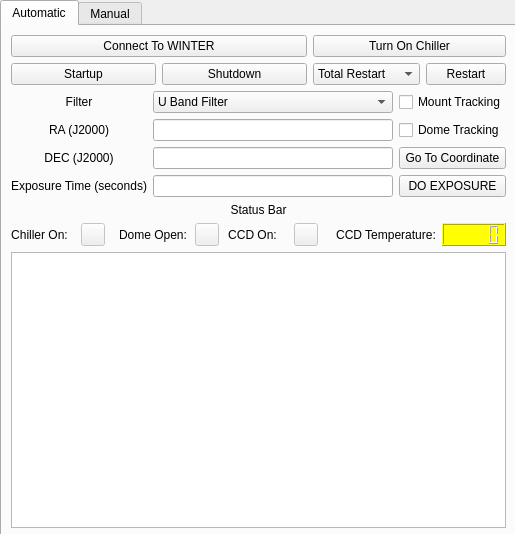
<?xml version="1.0" encoding="UTF-8"?>
<ui version="4.0">
 <class>Telescope_control</class>
 <widget class="QWidget" name="Telescope_control">
  <property name="geometry">
   <rect>
    <x>0</x>
    <y>0</y>
    <width>515</width>
    <height>534</height>
   </rect>
  </property>
  <property name="windowTitle">
   <string>Telescope_control</string>
  </property>
  <widget class="QTabWidget" name="tabs">
   <property name="geometry">
    <rect>
     <x>0</x>
     <y>0</y>
     <width>517</width>
     <height>539</height>
    </rect>
   </property>
   <property name="sizePolicy">
    <sizepolicy hsizetype="Maximum" vsizetype="Maximum">
     <horstretch>0</horstretch>
     <verstretch>0</verstretch>
    </sizepolicy>
   </property>
   <property name="currentIndex">
    <number>0</number>
   </property>
   <widget class="QWidget" name="Main">
    <attribute name="title">
     <string>Automatic</string>
    </attribute>
    <layout class="QVBoxLayout" name="verticalLayout">
     <item>
      <layout class="QGridLayout" name="gridLayout_2">
       <item row="2" column="1">
        <widget class="QPushButton" name="shutdown_button">
         <property name="focusPolicy">
          <enum>Qt::NoFocus</enum>
         </property>
         <property name="text">
          <string>Shutdown</string>
         </property>
        </widget>
       </item>
       <item row="2" column="2">
        <layout class="QHBoxLayout" name="horizontalLayout">
         <item>
          <widget class="QComboBox" name="restart_selection">
           <property name="focusPolicy">
            <enum>Qt::NoFocus</enum>
           </property>
           <item>
            <property name="text">
             <string>Total Restart</string>
            </property>
           </item>
           <item>
            <property name="text">
             <string>Mount Restart</string>
            </property>
           </item>
           <item>
            <property name="text">
             <string>Dome Restart</string>
            </property>
           </item>
          </widget>
         </item>
         <item>
          <widget class="QPushButton" name="restart_button">
           <property name="focusPolicy">
            <enum>Qt::NoFocus</enum>
           </property>
           <property name="text">
            <string>Restart</string>
           </property>
          </widget>
         </item>
        </layout>
       </item>
       <item row="2" column="0">
        <widget class="QPushButton" name="startup_button">
         <property name="focusPolicy">
          <enum>Qt::NoFocus</enum>
         </property>
         <property name="text">
          <string>Startup</string>
         </property>
        </widget>
       </item>
       <item row="0" column="0" colspan="2">
        <widget class="QPushButton" name="server_connect_button">
         <property name="focusPolicy">
          <enum>Qt::NoFocus</enum>
         </property>
         <property name="text">
          <string>Connect To WINTER</string>
         </property>
         <property name="checkable">
          <bool>true</bool>
         </property>
        </widget>
       </item>
       <item row="0" column="2">
        <widget class="QPushButton" name="chiller_button">
         <property name="focusPolicy">
          <enum>Qt::NoFocus</enum>
         </property>
         <property name="text">
          <string>Turn On Chiller</string>
         </property>
         <property name="checkable">
          <bool>true</bool>
         </property>
        </widget>
       </item>
      </layout>
     </item>
     <item>
      <layout class="QGridLayout" name="gridLayout">
       <item row="3" column="0">
        <widget class="QLabel" name="label_4">
         <property name="text">
          <string>Exposure Time (seconds)</string>
         </property>
         <property name="alignment">
          <set>Qt::AlignCenter</set>
         </property>
        </widget>
       </item>
       <item row="2" column="0">
        <widget class="QLabel" name="label_2">
         <property name="text">
          <string>DEC (J2000)</string>
         </property>
         <property name="alignment">
          <set>Qt::AlignCenter</set>
         </property>
        </widget>
       </item>
       <item row="2" column="2">
        <widget class="QPushButton" name="goto_button">
         <property name="focusPolicy">
          <enum>Qt::NoFocus</enum>
         </property>
         <property name="text">
          <string>Go To Coordinate</string>
         </property>
        </widget>
       </item>
       <item row="1" column="0">
        <widget class="QLabel" name="label">
         <property name="text">
          <string>RA (J2000)</string>
         </property>
         <property name="alignment">
          <set>Qt::AlignCenter</set>
         </property>
        </widget>
       </item>
       <item row="0" column="0">
        <widget class="QLabel" name="label_3">
         <property name="text">
          <string>Filter</string>
         </property>
         <property name="alignment">
          <set>Qt::AlignCenter</set>
         </property>
        </widget>
       </item>
       <item row="2" column="1">
        <widget class="QLineEdit" name="DEC_input"/>
       </item>
       <item row="1" column="1">
        <widget class="QLineEdit" name="RA_input"/>
       </item>
       <item row="0" column="1">
        <widget class="QComboBox" name="filter_selection">
         <property name="focusPolicy">
          <enum>Qt::NoFocus</enum>
         </property>
         <item>
          <property name="text">
           <string>U Band Filter</string>
          </property>
         </item>
         <item>
          <property name="text">
           <string>R Band Filter</string>
          </property>
         </item>
        </widget>
       </item>
       <item row="3" column="1">
        <widget class="QLineEdit" name="exposure_input"/>
       </item>
       <item row="3" column="2">
        <widget class="QPushButton" name="exposure_button">
         <property name="focusPolicy">
          <enum>Qt::NoFocus</enum>
         </property>
         <property name="text">
          <string>DO EXPOSURE</string>
         </property>
        </widget>
       </item>
       <item row="0" column="2">
        <widget class="QCheckBox" name="mount_tracking_toggle">
         <property name="text">
          <string>Mount Tracking</string>
         </property>
        </widget>
       </item>
       <item row="1" column="2">
        <widget class="QCheckBox" name="dome_tracking_toggle">
         <property name="text">
          <string>Dome Tracking</string>
         </property>
        </widget>
       </item>
      </layout>
     </item>
     <item>
      <layout class="QGridLayout" name="gridLayout_3">
       <item row="0" column="0" colspan="9">
        <widget class="QLabel" name="label_5">
         <property name="text">
          <string>Status Bar</string>
         </property>
         <property name="alignment">
          <set>Qt::AlignCenter</set>
         </property>
        </widget>
       </item>
       <item row="1" column="0" colspan="2">
        <layout class="QHBoxLayout" name="horizontalLayout_2">
         <item>
          <widget class="QLabel" name="label_6">
           <property name="text">
            <string>Chiller On:</string>
           </property>
           <property name="alignment">
            <set>Qt::AlignCenter</set>
           </property>
          </widget>
         </item>
         <item alignment="Qt::AlignHCenter|Qt::AlignVCenter">
          <widget class="QToolButton" name="chiller_status_light">
           <property name="enabled">
            <bool>false</bool>
           </property>
           <property name="text">
            <string/>
           </property>
          </widget>
         </item>
        </layout>
       </item>
       <item row="1" column="2" colspan="2">
        <layout class="QHBoxLayout" name="horizontalLayout_3">
         <item>
          <widget class="QLabel" name="label_7">
           <property name="text">
            <string>Dome Open:</string>
           </property>
           <property name="alignment">
            <set>Qt::AlignCenter</set>
           </property>
          </widget>
         </item>
         <item alignment="Qt::AlignHCenter|Qt::AlignVCenter">
          <widget class="QToolButton" name="dome_status_light">
           <property name="enabled">
            <bool>false</bool>
           </property>
           <property name="text">
            <string/>
           </property>
          </widget>
         </item>
        </layout>
       </item>
       <item row="1" column="4" colspan="2">
        <layout class="QHBoxLayout" name="horizontalLayout_4">
         <item>
          <widget class="QLabel" name="label_8">
           <property name="text">
            <string>CCD On:</string>
           </property>
           <property name="alignment">
            <set>Qt::AlignCenter</set>
           </property>
          </widget>
         </item>
         <item alignment="Qt::AlignHCenter|Qt::AlignVCenter">
          <widget class="QToolButton" name="ccd_status_light">
           <property name="enabled">
            <bool>false</bool>
           </property>
           <property name="text">
            <string/>
           </property>
          </widget>
         </item>
        </layout>
       </item>
       <item row="1" column="6" colspan="3">
        <layout class="QHBoxLayout" name="horizontalLayout_5">
         <item>
          <widget class="QLabel" name="label_9">
           <property name="text">
            <string>CCD Temperature:</string>
           </property>
           <property name="alignment">
            <set>Qt::AlignCenter</set>
           </property>
          </widget>
         </item>
         <item alignment="Qt::AlignHCenter|Qt::AlignVCenter">
          <widget class="QLCDNumber" name="ccd_temp_display">
           <property name="font">
            <font>
             <family>MathJax_Vector-Bold</family>
            </font>
           </property>
           <property name="autoFillBackground">
            <bool>false</bool>
           </property>
           <property name="styleSheet">
            <string notr="true">background-color:yellow;</string>
           </property>
          </widget>
         </item>
        </layout>
       </item>
      </layout>
     </item>
     <item>
      <widget class="QPlainTextEdit" name="output_display">
       <property name="maximumSize">
        <size>
         <width>791</width>
         <height>16777215</height>
        </size>
       </property>
       <property name="readOnly">
        <bool>true</bool>
       </property>
      </widget>
     </item>
    </layout>
   </widget>
   <widget class="QWidget" name="Manual">
    <attribute name="title">
     <string>Manual</string>
    </attribute>
    <layout class="QVBoxLayout" name="verticalLayout_2">
     <item>
      <layout class="QGridLayout" name="gridLayout_4">
       <item row="2" column="1">
        <widget class="QPushButton" name="update_button">
         <property name="focusPolicy">
          <enum>Qt::NoFocus</enum>
         </property>
         <property name="text">
          <string>Update</string>
         </property>
        </widget>
       </item>
       <item row="0" column="1">
        <layout class="QHBoxLayout" name="horizontalLayout_6">
         <item>
          <widget class="QLabel" name="label_10">
           <property name="text">
            <string>Enter a Command:</string>
           </property>
           <property name="alignment">
            <set>Qt::AlignCenter</set>
           </property>
          </widget>
         </item>
         <item>
          <widget class="QLineEdit" name="command_entry"/>
         </item>
         <item>
          <widget class="QPushButton" name="command_execute">
           <property name="focusPolicy">
            <enum>Qt::NoFocus</enum>
           </property>
           <property name="styleSheet">
            <string notr="true">background-color: green
</string>
           </property>
           <property name="text">
            <string>Execute</string>
           </property>
          </widget>
         </item>
        </layout>
       </item>
       <item row="5" column="1">
        <widget class="QPlainTextEdit" name="output_display_3">
         <property name="enabled">
          <bool>false</bool>
         </property>
         <property name="sizePolicy">
          <sizepolicy hsizetype="Ignored" vsizetype="Ignored">
           <horstretch>0</horstretch>
           <verstretch>0</verstretch>
          </sizepolicy>
         </property>
        </widget>
       </item>
       <item row="1" column="1">
        <widget class="QLabel" name="label_11">
         <property name="text">
          <string>Current Housekeeping Statuses</string>
         </property>
         <property name="alignment">
          <set>Qt::AlignCenter</set>
         </property>
        </widget>
       </item>
       <item row="4" column="1">
        <widget class="QTextEdit" name="output_display_2">
         <property name="verticalScrollBarPolicy">
          <enum>Qt::ScrollBarAlwaysOn</enum>
         </property>
        </widget>
       </item>
      </layout>
     </item>
    </layout>
   </widget>
  </widget>
 </widget>
 <resources/>
 <connections/>
</ui>
